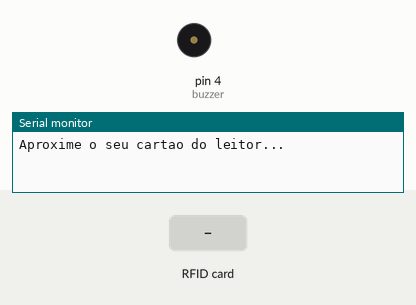
A sketch run on a simulated Arduino Uno, built with avr-gcc and run on an emulated ATmega328P. Parts: buzzer (waves = sounding), the last lines printed to the serial monitor. The inputs (shaded band) are chosen by the test bench.

Above: at 1.2 s.
1.3 s: RFID card 53 8E 90 55 held to the reader
At 1.75 s:
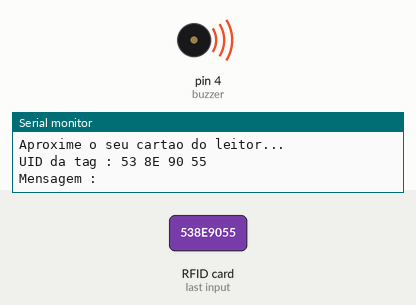
4.3 s: RFID card 5E 7A 19 C4 held to the reader
At 5.4 s:
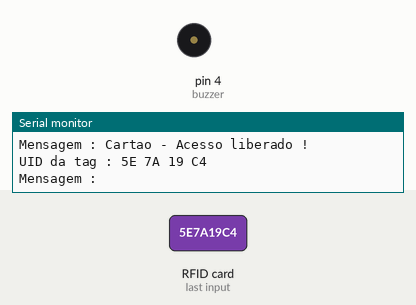
Timing chart, 0 to 7.3 s (numbered marks = the images above; inputs shaded):
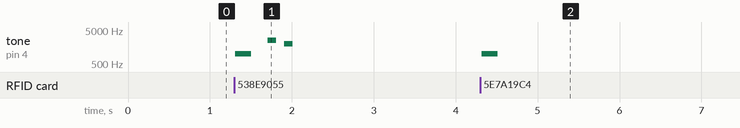

The sketch:

RFID_RC522_Controle_Acesso.ino
```cpp
// Programa : RFID - Controle de acess0
// Autor : Ismael Lopes

#include <SPI.h>
#include <MFRC522.h>
#define SS_PIN 10
#define RST_PIN 9

// Definicoes pino modulo RC522
MFRC522 mfrc522(SS_PIN, RST_PIN);

// Indicação sonora de acesso liberado ou negado
const int buzzer = 4;

char st[20];

void sinal_beep(int frequencia,int duracao)
{
  tone(buzzer,frequencia);
  delay(duracao);
  noTone(buzzer);
  delay(duracao);
}

void setup()
{
  pinMode(buzzer, OUTPUT);
  // Inicia a serial
  Serial.begin(9600);
  // Inicia SPI bus
  SPI.begin();
  // Inicia MFRC522
  mfrc522.PCD_Init();
  // Mensagens iniciais no serial monitor
  Serial.println("Aproxime o seu cartao do leitor...");
  Serial.println();
}

void loop()
{
  // Aguarda a aproximacao do cartao
  if ( ! mfrc522.PICC_IsNewCardPresent())
    {
      return;
    }
  // Seleciona um dos cartoes
  if ( ! mfrc522.PICC_ReadCardSerial())
    {
      return;
    }
  // Mostra UID na serial
  sinal_beep(1000,200);
  Serial.print("UID da tag :");
  String conteudo= "";
  byte letra;
  for (byte i = 0; i < mfrc522.uid.size; i++)
  {
     Serial.print(mfrc522.uid.uidByte[i] < 0x10 ? " 0" : " ");
     Serial.print(mfrc522.uid.uidByte[i], HEX);
     conteudo.concat(String(mfrc522.uid.uidByte[i] < 0x10 ? " 0" : " "));
     conteudo.concat(String(mfrc522.uid.uidByte[i], HEX));
  }
  Serial.println();
  Serial.print("Mensagem : ");
  conteudo.toUpperCase();

  // Testa se um determinado cartao foi lido
  if (conteudo.substring(1) == "53 8E 90 55")
  {
    // Acende o led verde
    sinal_beep(2500,100);
    sinal_beep(2000,100);
    Serial.println("Cartao - Acesso liberado !");
  }
}
```

Measured:
- after the input at 1.3 s, tone on pin 4 (buzzer): plays 1000 Hz for 0.20 s, 2500 Hz for 0.10 s, 2000 Hz for 0.10 s, starting at once
- after the input at 4.3 s, tone on pin 4 (buzzer): silent → 1000 Hz at once, → silent 0.20 s later
